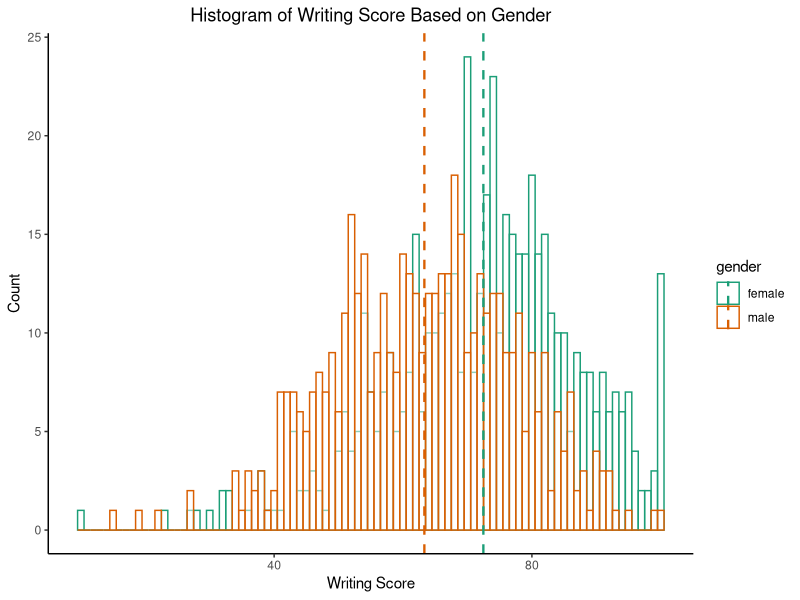
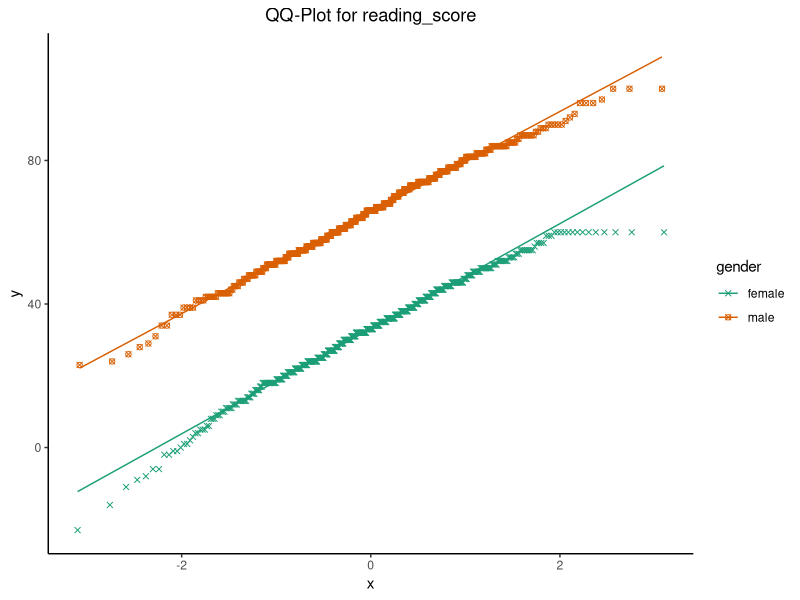
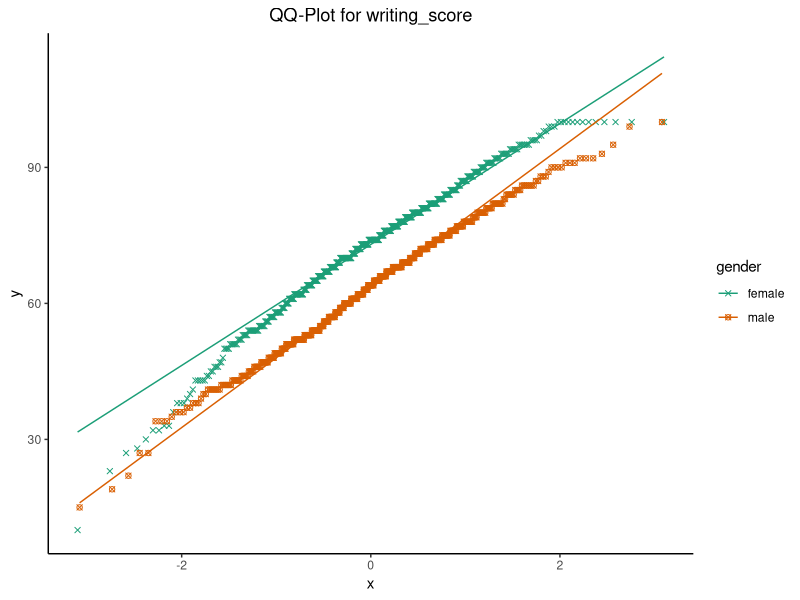
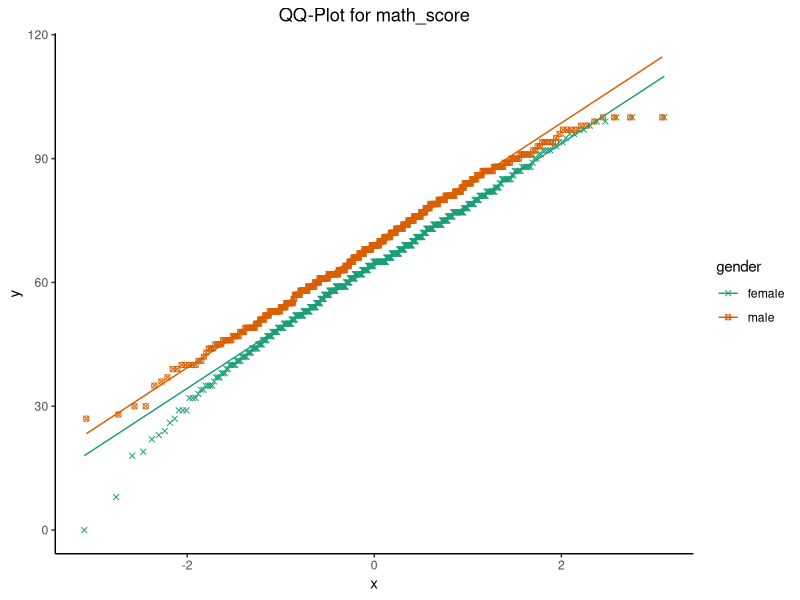
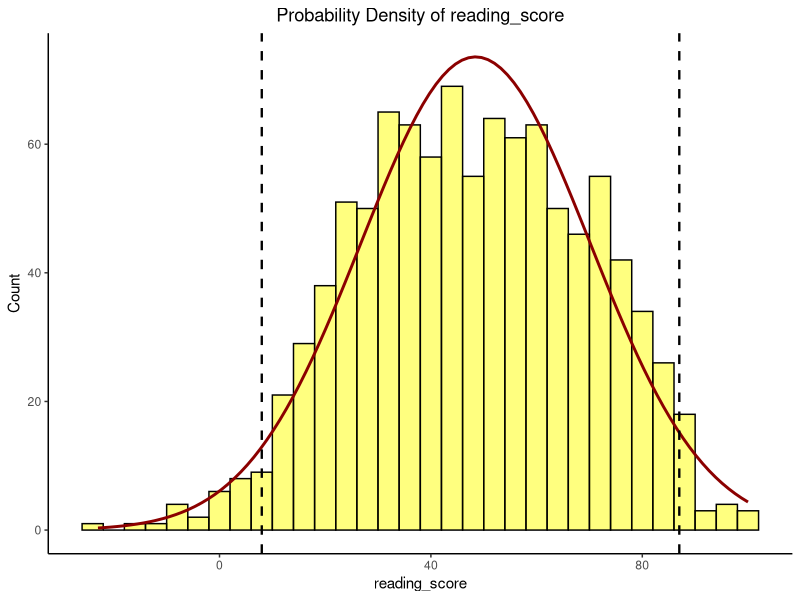
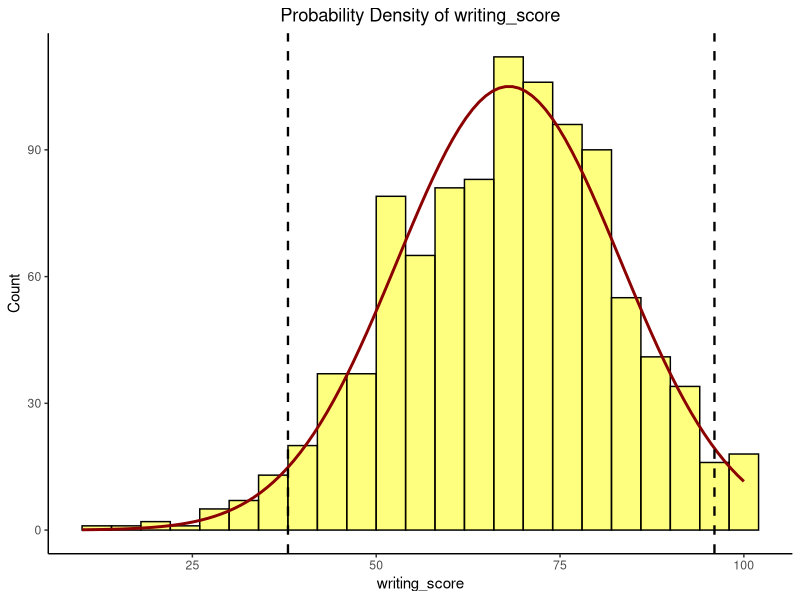
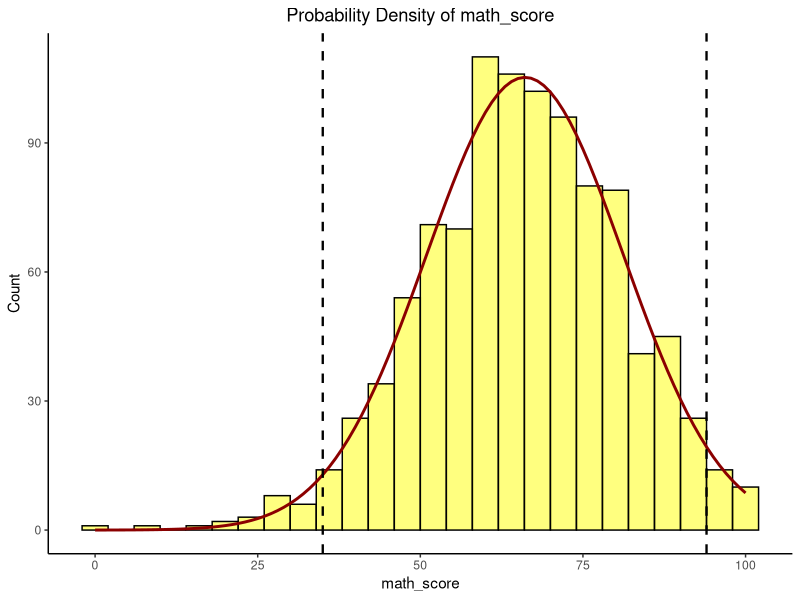
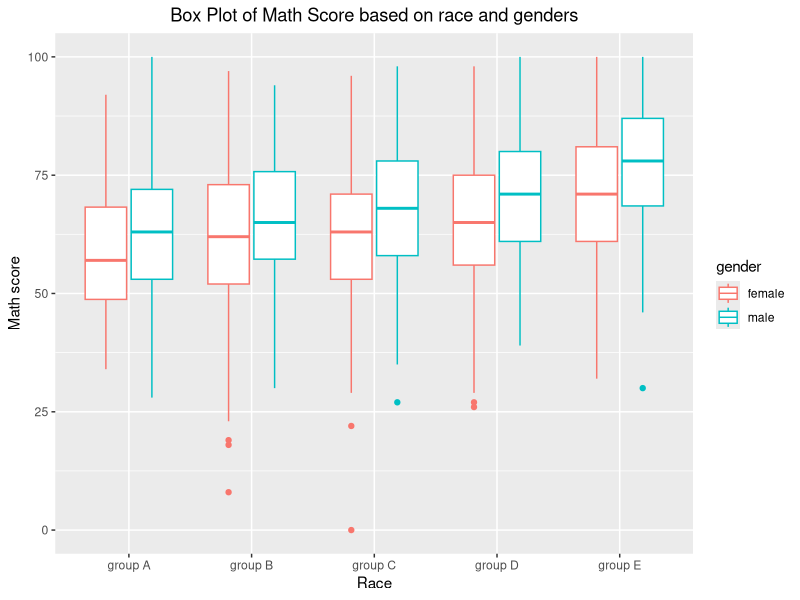

Write R code to recreate these figures, in order.
library(ggplot2)

data <- read.csv('StudentsPerformance.csv')

# a

males = data[data["gender"]=='male', ]
females = data[data["gender"]=='female', ]

means <- c(mean(males$writing_score), mean(females$writing_score));

p_a <- ggplot(data,
              aes(x=writing_score,
                  color=gender)) +
  geom_histogram(binwidth=1,
                 fill='white',
                 alpha=0.5,
                 position="identity") +

  geom_vline(data=data.frame(gender=c('male', 'female') , means=means),
             aes(xintercept=means, color=gender),
             linetype="dashed",
             size=0.8) +

  scale_color_brewer(palette="Dark2") +
  labs(title="Histogram of Writing Score Based on Gender", x="Writing Score", y = "Count")+
  theme_classic() +
  theme(plot.title = element_text(hjust = 0.5)) +
  scale_x_continuous(breaks=seq(0, 100, 40))

show(p_a)

# ################################################################################
# b
for (subj in c('reading_score', 'writing_score', 'math_score')) {
    p_b <- ggplot(data,
                aes_string(sample=subj, shape='gender',
                    colour='gender')) +
    stat_qq() +
    stat_qq_line() +
    scale_shape_manual(values=c(4,13)) +
    scale_color_brewer(palette="Dark2") +
    theme_classic() +
    labs(title=paste("QQ-Plot for", subj)) +
    theme(plot.title = element_text(hjust = 0.5))
    show(p_b)
}
################################################################################
# c

reading_score_mean <- mean(data$reading_score)
writing_score_mean <- mean(data$writing_score)
math_score_mean <- mean(data$math_score)

reading_score_sd <- sd(data$reading_score)
writing_score_sd <- sd(data$writing_score)
math_score_sd <- sd(data$math_score)

bin_width = 4;
num_samples = nrow(data);

scaled_dnorm = function(x, mean, sd, n) {
  bin_width * num_samples * dnorm(x, mean, sd)
}

for (subj in c('reading_score', 'writing_score', 'math_score')) {
  p_c <- ggplot(data,
              aes_string(x=subj)) +

  geom_histogram(binwidth=bin_width,
                 color='black',
                 fill='yellow',
                 position="identity",
                 alpha=0.5) +
  stat_function(fun=scaled_dnorm,
                args=list(data[[subj]],
                          mean=mean(data[[subj]]),
                          sd = sd(data[[subj]])),
                colour = "darkred", size = 1) +
  geom_vline(xintercept=unname(quantile(data[[subj]], c(0.025, 0.975))),
           linetype="dashed",
           size=0.8) +
  labs(title=paste("Probability Density of", subj), x=subj, y = "Count")+
  theme_classic() +
  theme(plot.title = element_text(hjust = 0.5))
  show(p_c)
}
################################################################################
#d
p_d <- ggplot(data, aes(race, math_score)) +
  geom_boxplot(aes(colour=gender)) +
  labs(title="Box Plot of Math Score based on race and genders", x="Race", y = "Math score") +
  theme(plot.title = element_text(hjust = 0.5))
show(p_d)
################################################################################
# e
data['avg_score'] <- round(rowMeans(data[, c('math_score', 'reading_score', 'writing_score')]), 2);

p_e <- ggplot(data, aes(x=parents_education, y=avg_score, fill=parents_education)) +
  geom_bar(stat="summary", fun="mean") +
  scale_fill_brewer(palette="Paired") +
  theme(axis.text.x=element_blank(),
      axis.ticks.x=element_blank()) +
  scale_y_continuous(expand = c(0, 0), limits = c(0, 100)) +
theme(axis.line.x = element_line(size=1.5, colour="grey")) +
  labs(title="Bar plot of average score w.r.t. Parents Education Level", x="Parent's education level",
       y = "Average total score") +
  theme_bw() +
  theme(plot.title = element_text(hjust = 0.5))
show(p_e)


